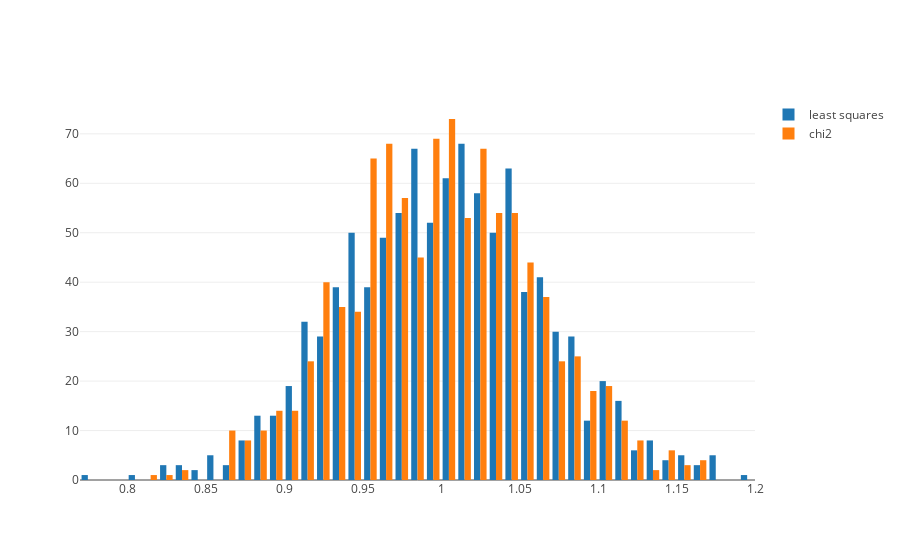

Notebook code cell kept with this figure:
### Code cell
lqs_plot = go.Histogram(x=lqs, name = 'least squares')
chi2s_plot = go.Histogram(x=chi2s, name = 'chi2')

iplot([lqs_plot,chi2s_plot])

### Figure 1 — Plotly figure (JSON) as saved in the notebook; plotly's stock layout.template omitted (floating-point values rounded to 4 significant figures; data arrays with more than 128 entries replaced by an {"elided": "..."} marker saying what was removed)
{"data": [{"name": "least squares", "type": "histogram", "uid": "06f12897-ed50-413e-85bc-07296d260170", "x": {"elided": "1000 float values"}}, {"name": "chi2", "type": "histogram", "uid": "7d0c2572-7ce5-4702-bad2-ac403593d368", "x": {"elided": "1000 float values"}}], "layout": {}}
